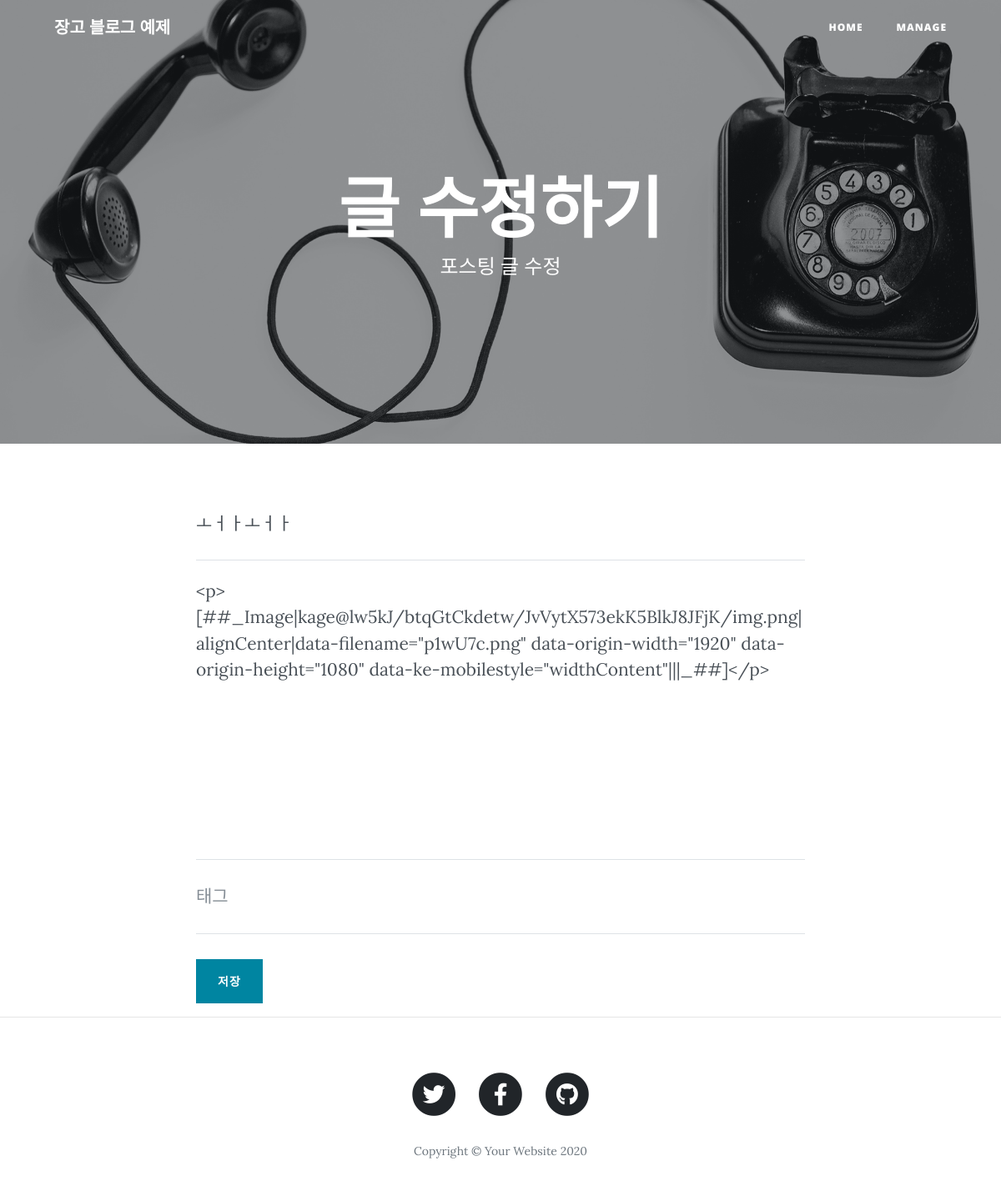
Screenshot of /blog/post/1/edit/ with the database file from the repository.
### blog/models.py (models this page shows, shortened)
class Post(models.Model):
    title = models.CharField('TITLE', max_length=50)
    content = models.TextField('CONTENT')
    create_date = models.DateTimeField('Create Date', auto_now_add=True)
    modify_date = models.DateTimeField('Modify Date', auto_now=True)
    img = models.ImageField(blank=True)
    tags = TaggableManager(blank=True)
    hits = models.PositiveIntegerField(default= 0)

### blog/views.py (the view)
# urls.py: path('post/<int:post_id>/edit/', edit, name='post_edit'),
def edit(request, post_id):
    post = get_object_or_404(Post, pk=post_id)
    if request.method == 'POST':
        form = PostForm(request.POST, instance=post)
        if form.is_valid():
            post = form.save()
            post.save()
            return redirect('post_detail', post_id=post.pk)
    else:
        form = PostForm(instance=post)
    return render(request, 'blog/post_edit.html', {'form':form})

### blog/forms.py
class PostForm(forms.ModelForm):
    class Meta:
        model = Post
        fields = ['title', 'content', 'img', 'tags']

### blog/templates/blog/post_edit.html (shortened to what this page needs)
{% extends "blog_base.html" %}
{% block content %}
  <header class="masthead" style="background-image: url('img/contact-bg.jpg')">
    <div class="overlay"></div>
    <div class="container">
      <div class="row">
        <div class="col-lg-8 col-md-10 mx-auto">
          <div class="page-heading">
            <h1>글 수정하기</h1>
            <span class="subheading">포스팅 글 수정</span>
          </div>
        </div>
      </div>
    </div>
  </header>
  <div class="container">
    <div class="row">
      <div class="col-lg-8 col-md-10 mx-auto">
        <form name="sentMessage" id="contactForm" method="POST">
          <div class="control-group">
            <div class="form-group floating-label-form-group controls">
              <input type="text" class="form-control" name="title" placeholder="제목" id="title" value="{{ form.title.value|default_if_none:'' }}">
            </div>
          </div>
          <div class="control-group">
            <div class="form-group floating-label-form-group controls">
              <textarea rows="10" class="form-control" name="content" placeholder="내용" id="content">{{ form.content.value|default_if_none:'' }}</textarea>
            </div>
          </div>
          <div class="control-group">
            <div class="form-group floating-label-form-group controls">
              <input type="text" class="form-control" placeholder="태그" name="tags">
            </div>
          </div>
          <br>
          <button type="submit" class="btn btn-primary" id="sendMessageButton">저장</button>
        </form>
      </div>
    </div>
  </div>
  <hr>
{% endblock %}

### rows the page displays
Post: title "ㅗㅓㅏㅗㅓㅏ", content "<p>[##_Image|kage@lw5kJ/btqGtCkdetw/JvVytX573ekK5BlkJ8JFjK/img.png|alignCenter|data-filename=\"p1wU7c.png\" data-origin-width=\"1920\" data-origin-height=\"1080\" data-ke-mobilestyle=\"widthContent\"|||_##]</p>"
